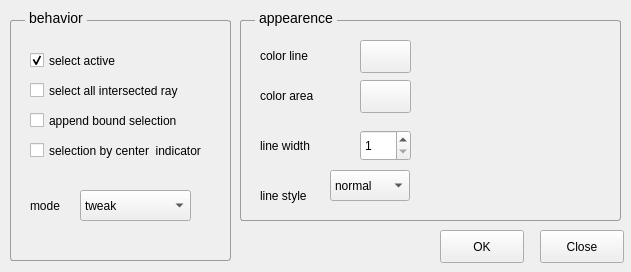
<?xml version="1.0" encoding="UTF-8"?>
<ui version="4.0">
 <class>FGESelectBoxForm</class>
 <widget class="QWidget" name="FGESelectBoxForm">
  <property name="geometry">
   <rect>
    <x>0</x>
    <y>0</y>
    <width>631</width>
    <height>272</height>
   </rect>
  </property>
  <property name="windowTitle">
   <string>Select properties</string>
  </property>
  <property name="styleSheet">
   <string notr="true">QGroupBox {
    border: 1px solid ;
	border-color: rgb(156, 156, 156);
    margin-top: 10px;
    font-size: 14px;
    border-radius: 3px;
}

QGroupBox::title {
	top:0px;
	left : 15px;
    subcontrol-origin: margin;
    subcontrol-position: top left;
    padding: 0px 2px;
}</string>
  </property>
  <widget class="QGroupBox" name="groupBox">
   <property name="geometry">
    <rect>
     <x>240</x>
     <y>10</y>
     <width>381</width>
     <height>211</height>
    </rect>
   </property>
   <property name="title">
    <string>appearence</string>
   </property>
   <widget class="QPushButton" name="pushButton">
    <property name="geometry">
     <rect>
      <x>120</x>
      <y>30</y>
      <width>51</width>
      <height>33</height>
     </rect>
    </property>
    <property name="text">
     <string/>
    </property>
   </widget>
   <widget class="QPushButton" name="pushButton_2">
    <property name="geometry">
     <rect>
      <x>120</x>
      <y>70</y>
      <width>51</width>
      <height>33</height>
     </rect>
    </property>
    <property name="text">
     <string/>
    </property>
   </widget>
   <widget class="QSpinBox" name="spinBox">
    <property name="geometry">
     <rect>
      <x>120</x>
      <y>120</y>
      <width>51</width>
      <height>31</height>
     </rect>
    </property>
    <property name="minimum">
     <number>1</number>
    </property>
    <property name="maximum">
     <number>10</number>
    </property>
   </widget>
   <widget class="QLabel" name="label">
    <property name="geometry">
     <rect>
      <x>20</x>
      <y>120</y>
      <width>91</width>
      <height>31</height>
     </rect>
    </property>
    <property name="text">
     <string>line width</string>
    </property>
   </widget>
   <widget class="QLabel" name="label_2">
    <property name="geometry">
     <rect>
      <x>20</x>
      <y>70</y>
      <width>91</width>
      <height>31</height>
     </rect>
    </property>
    <property name="text">
     <string>color area</string>
    </property>
   </widget>
   <widget class="QLabel" name="label_3">
    <property name="geometry">
     <rect>
      <x>20</x>
      <y>30</y>
      <width>91</width>
      <height>31</height>
     </rect>
    </property>
    <property name="text">
     <string>color line</string>
    </property>
   </widget>
   <widget class="QWidget" name="widget" native="true">
    <property name="geometry">
     <rect>
      <x>180</x>
      <y>30</y>
      <width>191</width>
      <height>161</height>
     </rect>
    </property>
   </widget>
   <widget class="QComboBox" name="comboBox_2">
    <property name="geometry">
     <rect>
      <x>90</x>
      <y>160</y>
      <width>80</width>
      <height>31</height>
     </rect>
    </property>
    <item>
     <property name="text">
      <string>normal</string>
     </property>
    </item>
    <item>
     <property name="text">
      <string>dotted</string>
     </property>
    </item>
    <item>
     <property name="text">
      <string>dashed</string>
     </property>
    </item>
   </widget>
   <widget class="QLabel" name="label_5">
    <property name="geometry">
     <rect>
      <x>20</x>
      <y>170</y>
      <width>61</width>
      <height>31</height>
     </rect>
    </property>
    <property name="text">
     <string>line style</string>
    </property>
   </widget>
  </widget>
  <widget class="QGroupBox" name="groupBox_2">
   <property name="geometry">
    <rect>
     <x>10</x>
     <y>10</y>
     <width>221</width>
     <height>251</height>
    </rect>
   </property>
   <property name="title">
    <string>behavior</string>
   </property>
   <widget class="QCheckBox" name="checkBox_2">
    <property name="geometry">
     <rect>
      <x>20</x>
      <y>100</y>
      <width>181</width>
      <height>21</height>
     </rect>
    </property>
    <property name="text">
     <string>append bound selection</string>
    </property>
   </widget>
   <widget class="QCheckBox" name="checkBox">
    <property name="geometry">
     <rect>
      <x>20</x>
      <y>70</y>
      <width>181</width>
      <height>21</height>
     </rect>
    </property>
    <property name="text">
     <string>select all intersected ray</string>
    </property>
   </widget>
   <widget class="QCheckBox" name="checkBox_3">
    <property name="geometry">
     <rect>
      <x>20</x>
      <y>130</y>
      <width>201</width>
      <height>21</height>
     </rect>
    </property>
    <property name="text">
     <string>selection by center  indicator</string>
    </property>
   </widget>
   <widget class="QCheckBox" name="checkBox_4">
    <property name="geometry">
     <rect>
      <x>20</x>
      <y>40</y>
      <width>201</width>
      <height>21</height>
     </rect>
    </property>
    <property name="text">
     <string>select active</string>
    </property>
    <property name="checked">
     <bool>true</bool>
    </property>
   </widget>
   <widget class="QComboBox" name="comboBox_mode">
    <property name="geometry">
     <rect>
      <x>70</x>
      <y>180</y>
      <width>111</width>
      <height>31</height>
     </rect>
    </property>
    <item>
     <property name="text">
      <string>tweak</string>
     </property>
    </item>
    <item>
     <property name="text">
      <string>rectangle</string>
     </property>
    </item>
    <item>
     <property name="text">
      <string>rotated rectangle</string>
     </property>
    </item>
    <item>
     <property name="text">
      <string>circle</string>
     </property>
    </item>
    <item>
     <property name="text">
      <string>sphere</string>
     </property>
    </item>
    <item>
     <property name="text">
      <string>cylinder</string>
     </property>
    </item>
    <item>
     <property name="text">
      <string>rotated cylinder</string>
     </property>
    </item>
    <item>
     <property name="text">
      <string>lasso</string>
     </property>
    </item>
   </widget>
   <widget class="QLabel" name="label_4">
    <property name="geometry">
     <rect>
      <x>20</x>
      <y>180</y>
      <width>51</width>
      <height>31</height>
     </rect>
    </property>
    <property name="text">
     <string>mode</string>
    </property>
   </widget>
  </widget>
  <widget class="QPushButton" name="pushButton_3">
   <property name="geometry">
    <rect>
     <x>540</x>
     <y>230</y>
     <width>84</width>
     <height>33</height>
    </rect>
   </property>
   <property name="text">
    <string>Close</string>
   </property>
  </widget>
  <widget class="QPushButton" name="pushButton_4">
   <property name="geometry">
    <rect>
     <x>440</x>
     <y>230</y>
     <width>84</width>
     <height>33</height>
    </rect>
   </property>
   <property name="text">
    <string>OK</string>
   </property>
  </widget>
 </widget>
 <resources/>
 <connections/>
</ui>
